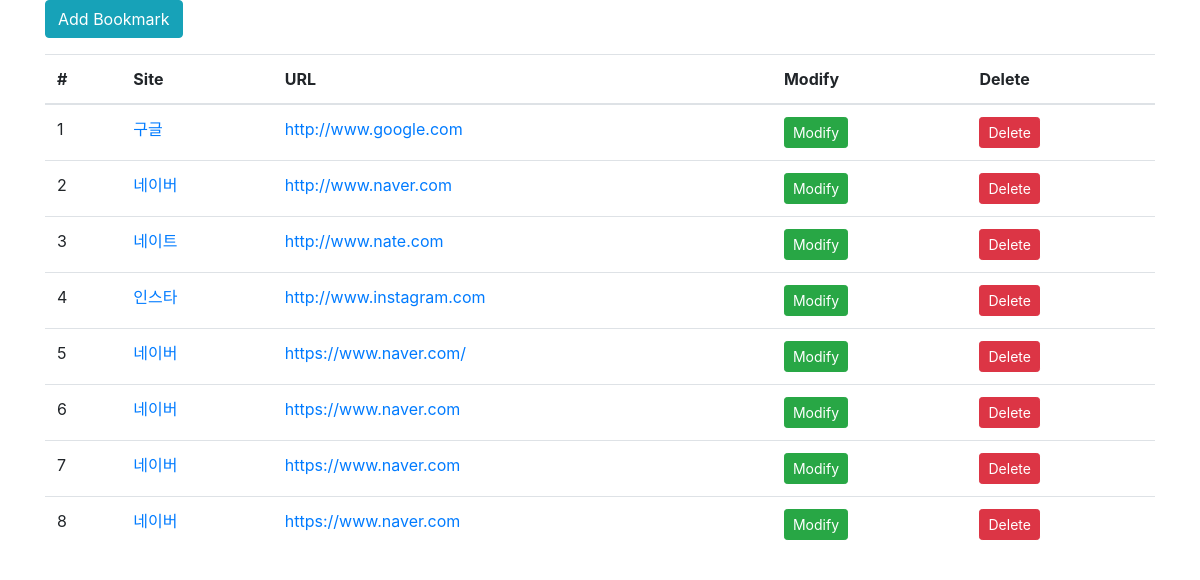
Before: /bookmark/ with the older database file.
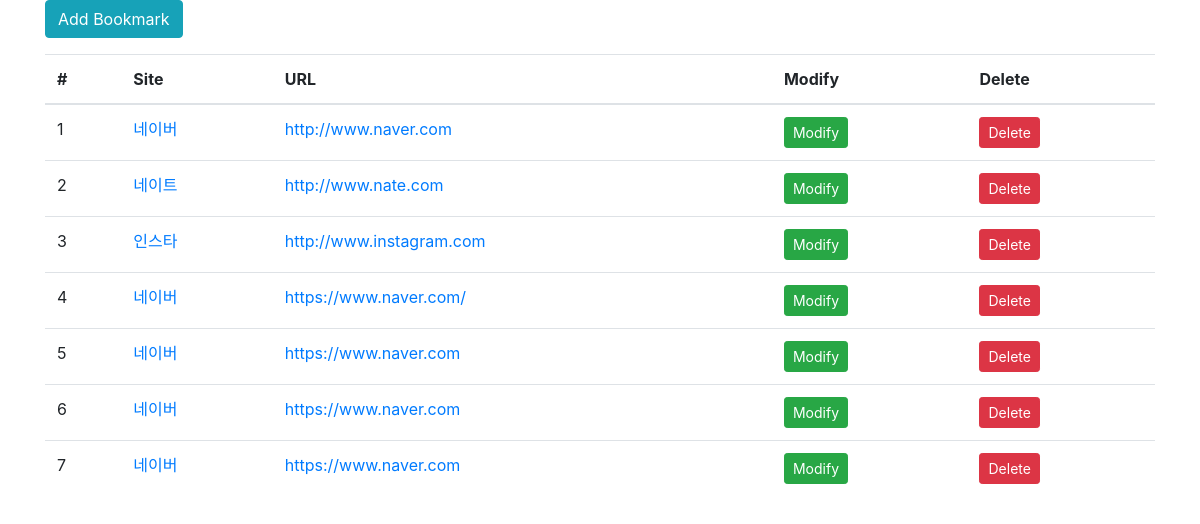
After: the same page with the newer database file.
### bookmark/models.py (models this page shows, shortened)
class Bookmark(models.Model):
    site_name = models.CharField(max_length=100)
    url = models.URLField('Site URL')

### bookmark/views.py (the view)
# urls.py: path('', BookmarkListView.as_view(), name="list"),
class BookmarkListView(ListView):
    model = Bookmark
    template_name = 'bookmark/bookmark_list.html'

### bookmark/templates/bookmark/bookmark_list.html (shortened to what this page needs)
<!DOCTYPE html>
<html lang="en">
<head>
    <link rel="stylesheet" href="https://stackpath.bootstrapcdn.com/bootstrap/4.5.2/css/bootstrap.min.css">
</head>
<body>
<div class="container">
    <div class="btn-group">
        <a href="{% url 'add' %}" class="btn btn-info">Add Bookmark</a>
    </div>
    <table class="table">
        <thead>
            <tr>
                <th scope="col">#</th>
                <th scope="col">Site</th>
                <th scope="col">URL</th>
                <th scope="col">Modify</th>
                <th scope="col">Delete</th>
            </tr>
        </thead>
        <tbody>
        {% for bookmark in object_list %}
            <tr>
                <td>{{ forloop.counter }}</td>
                <td><a href="{% url 'detail' pk=bookmark.id %}">{{ bookmark.site_name }}</a></td>
                <td><a href="{{ bookmark.url }}" target="_blank">{{ bookmark.url }}</a></td>
                <td><a href="{% url 'update' pk=bookmark.id %}" class="btn btn-success btn-sm">Modify</a></td>
                <td><a href="{% url 'delete' pk=bookmark.id %}" class="btn btn-danger btn-sm">Delete</a></td>
            </tr>
        {% endfor %}
        </tbody>
    </table>
</div>
</body>
</html>

Changed rows visible on the page:
removed Bookmark: site_name "구글", url "http://www.google.com"
